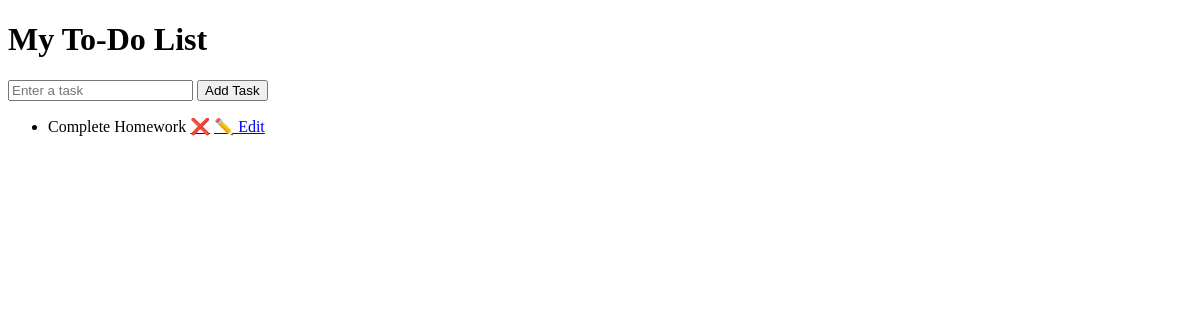
Before: / with the older database file.
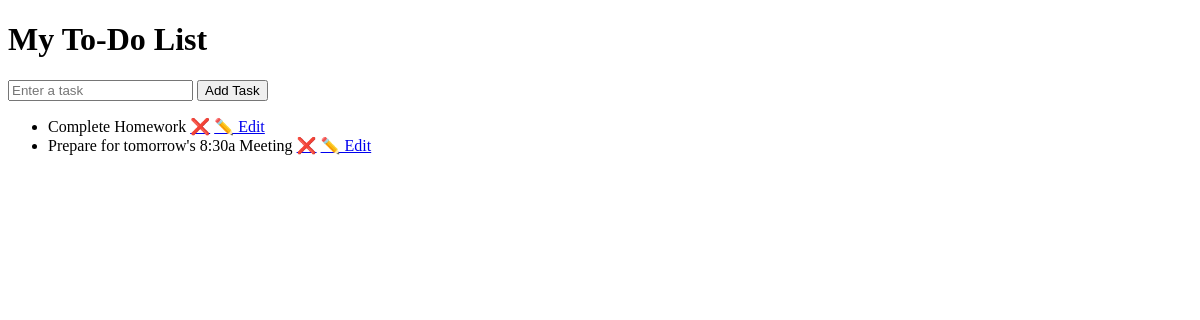
After: the same page with the newer database file.
### tables this page shows
CREATE TABLE tasks (
            id INTEGER PRIMARY KEY AUTOINCREMENT,
            title TEXT NOT NULL
        );

### app.py (the view)
@app.route('/')
def home():
    conn = get_db_connection()
    cursor = conn.cursor()
    cursor.execute('SELECT * FROM tasks')
    tasks = cursor.fetchall()
    conn.close()
    return render_template('index.html', tasks=tasks)

### app.py (called while the page is built)
def get_db_connection():
    conn = sqlite3.connect('database.db')
    conn.row_factory = sqlite3.Row  # Allows fetching rows as dictionaries
    return conn

### templates/index.html (shortened to what this page needs)
<!DOCTYPE html>
<html>
<head>
</head>
<body>
    <h1>My To-Do List</h1>
    <form action="/add" method="post">
        <input type="text" name="task" placeholder="Enter a task" required>
        <button type="submit">Add Task</button>
    </form>
    <ul>
        {% for task in tasks %}
            <li>
                {{ task['title'] }}
                <a href="javascript:void(0);" onclick="confirmDelete({{ task['id'] }})">❌</a>
                <a href="/edit/{{ task['id'] }}">✏️ Edit</a>
            </li>
        {% endfor %}
    </ul>
</body>
</html>

Changed rows visible on the page:
added tasks: title "Prepare for tomorrow's 8:30a Meeting"
